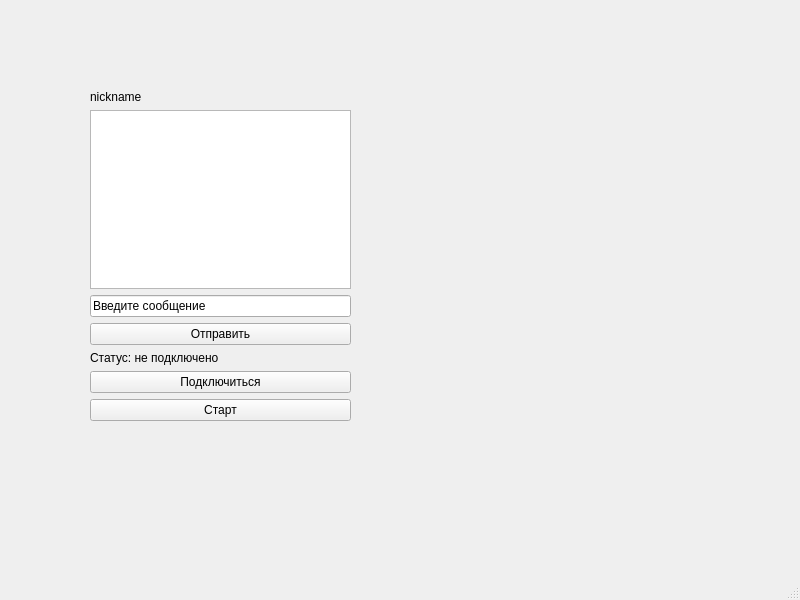
<?xml version="1.0" encoding="UTF-8"?>
<ui version="4.0">
 <class>MainWindow</class>
 <widget class="QMainWindow" name="MainWindow">
  <property name="geometry">
   <rect>
    <x>0</x>
    <y>0</y>
    <width>800</width>
    <height>600</height>
   </rect>
  </property>
  <property name="windowTitle">
   <string>MainWindow</string>
  </property>
  <widget class="QWidget" name="centralwidget">
   <widget class="QWidget" name="verticalLayoutWidget">
    <property name="geometry">
     <rect>
      <x>90</x>
      <y>90</y>
      <width>261</width>
      <height>331</height>
     </rect>
    </property>
    <layout class="QVBoxLayout" name="verticalLayout">
     <item>
      <widget class="QLabel" name="nicknameLabel">
       <property name="text">
        <string>nickname</string>
       </property>
      </widget>
     </item>
     <item>
      <layout class="QHBoxLayout" name="horizontalLayout">
       <item>
        <widget class="QPlainTextEdit" name="chatLog"/>
       </item>
      </layout>
     </item>
     <item>
      <widget class="QLineEdit" name="messageEdit">
       <property name="text">
        <string>Введите сообщение</string>
       </property>
      </widget>
     </item>
     <item>
      <widget class="QPushButton" name="sendButton">
       <property name="text">
        <string>Отправить</string>
       </property>
      </widget>
     </item>
     <item>
      <widget class="QLabel" name="statusLabel">
       <property name="text">
        <string>Статус: не подключено</string>
       </property>
      </widget>
     </item>
     <item>
      <widget class="QPushButton" name="connectButton">
       <property name="text">
        <string>Подключиться</string>
       </property>
      </widget>
     </item>
     <item>
      <widget class="QPushButton" name="startButton">
       <property name="text">
        <string>Старт</string>
       </property>
      </widget>
     </item>
    </layout>
   </widget>
  </widget>
  <widget class="QMenuBar" name="menubar">
   <property name="geometry">
    <rect>
     <x>0</x>
     <y>0</y>
     <width>800</width>
     <height>26</height>
    </rect>
   </property>
  </widget>
  <widget class="QStatusBar" name="statusbar"/>
 </widget>
 <resources/>
 <connections/>
</ui>
